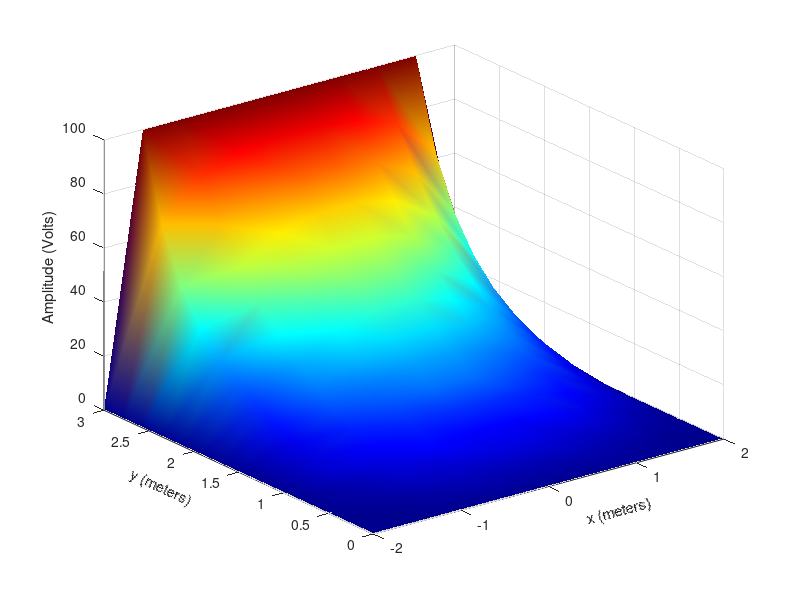
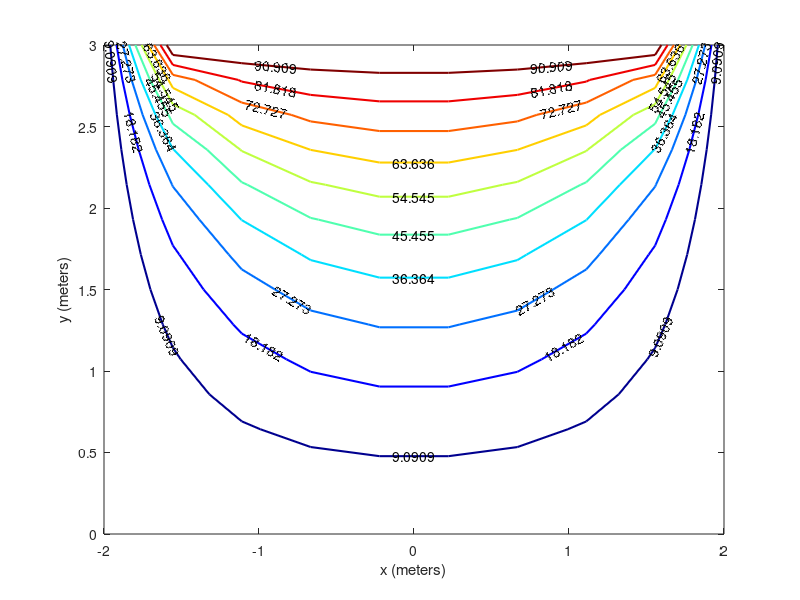
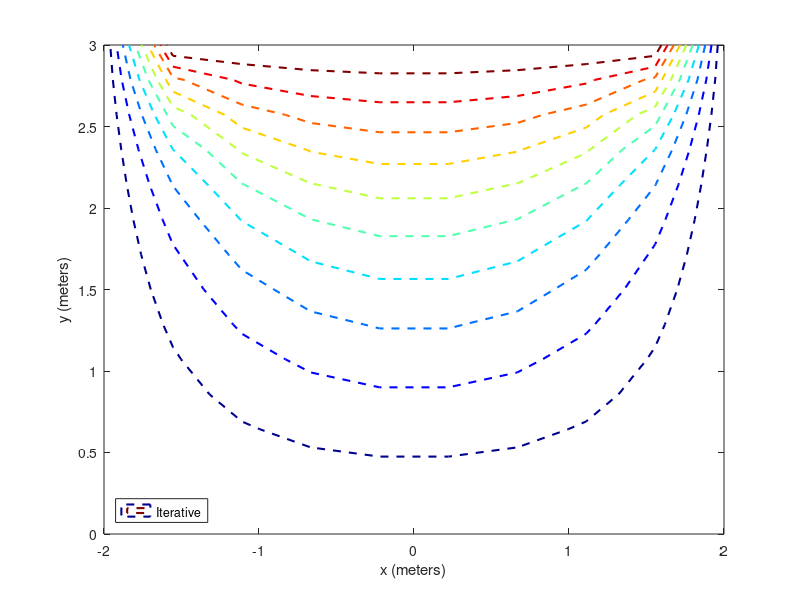
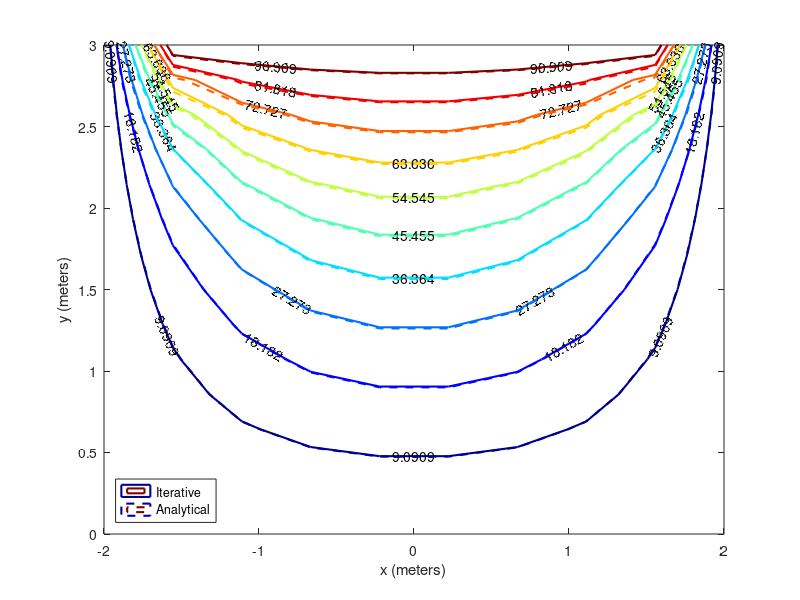

These figures' MATLAB source, in order:
clear
clc; close all;%clears the command window and closes the plot window when the code is rerun
% This is a program to solve for the potential in a square cylinder
%%
% Essential coefficients and constants
Vo = 100.; % Voltage potential
a = 2.; % 1/2 Length in the x-direction
b = 3.; % Total length in the y-direction
nxd = 10; % number of data points in the x-direction
nyd = 15; % number of data points in the y-direction
nx=nxd-2; % computed data points - without boundary points
ny=nyd-2;
n = nx*ny; % number of node points
ah = 2*a/(nxd-1); % distance between node points in the x-direction
bk = b/(nyd-1); % distance between node points in the y-direction
alpa = ah/bk; % alpha matrix variable
alpa2 = alpa^2;
bta2 =(1.+alpa2)/2.; % beta matrix variable
V = zeros(n,1); %zero the excitation vector
F = zeros(n,n); % zero the matrix



%%
%Fill the F matrix and V vector
for i = 1:n
    for j = 1:n
        if i == j
            F(i,j) = 4.*bta2;
        elseif j == i-1 || j == i+1
            F(i,j) = -alpa2;
        elseif j == i-ny || j == i+ny
            F(i,j) = -1.;
        end
    end
end
% null out some off diagonal elements that have been set = alpa2 above
for k = ny:ny:n-ny
    F(k,k+1) = 0.;
    F(k+1,k) = 0.;
end
% Fill the V vector
for k = ny:ny:n
    V(k,1) = alpa2*Vo;
end
%% ***************
% **************** Analytical/Exact Part of calculation
% For the analytical solution
x = linspace(-a,a,nxd);
y = linspace(0,b,nyd);
temp = zeros(nyd,nxd); % used for storing summation
tol_ana = 1e-6; % Summation error criterion
%
for i = 1 : nxd
    for j = 1 : nyd
        sum = 0;
        q = exp(-pi*(b-y(j))/(2*a));
        if q == 1 %Modify to avoid singularities later
            q =1-1e-5;
        end
        p = pi/(2*a)*(x(i)+a);
        psi = atan(2*q*sin(p)/(1-q^2));
        for m = 1 : 100
            tem = sum;
            N = 2*m-1; % Sum over only odd terms
            alpha_n = N*pi/(2*a);
            sum = sum + 1/N*((sinh(alpha_n*y(j))/sinh(alpha_n*b) - q^N).*sin(N*p));
            if ( abs(sum-tem)/abs(tem) <= tol_ana )      % Check for summation convergence
                break
            end
        end
        temp(j,i) = sum +psi/2;
    end
end

Phi_analytical = 4*Vo/pi*temp; % Exact Solution
% Check if any element of error matrix is undefined, replace it by zero
for i = 1 : nxd
    for j = 1 : nyd
        if isnan(Phi_analytical(j,i))
            Phi_analytical(j,i) = 0;
        end
    end
end
%% ***************
% Iterative Part
%%%%%%%%%%%%%%%%%%%%%%%%%%%%%%%
% w = 1.5;  % Start with omega = 1.5
w = 1: .02 : 1.9;
iter_vec = zeros(length(w));
Phi_iterative = zeros(nyd,nxd); % Iterative Solution
for k = 1 : length(w)
    
    max_it = 300; % Maximum number of iterations
    tol_it = 1e-4; % Iterative Method Convergence Criteria
    Phi_iter = zeros(n,1); % Initial Guess
    
    Vnrm2 = norm (V);
    Res = V - F * Phi_iter;  % Residual
    error_norm = norm ( Res ) / Vnrm2; % Error
    %
    %  Matrix Splitting for Successive Over Relaxation
    % ref. Numerical Methods and Computing, Sixth ed.
    %      Kincaid and Cheney pg. 331
    D = diag(diag(F));
    U = -triu(F,1);
    L = -tril(F,-1);
    M =(D - w(k)*L);
    N = w(k)*U + (1-w(k))*D;
    %
    for iter = 1 : max_it
        
        x_1 = Phi_iter;
        Phi_iter = M \ (N*Phi_iter + w(k)*V);  %  Update the approximation.
        error_norm = norm(Phi_iter - x_1)/norm(Phi_iter); %Compute the error.
        
        if ( error_norm <= tol_it ) %Check for convergence
            break
        end
    end
    iter_vec(k) = iter;
    if w(k) == 1.5 % Compute potential only for omega = 1.5
        jt = 0;
        for i = 1:nxd
            for j = 1:nyd
                if i >1 && i<nxd  && j == nyd
                    Phi_iterative(j,i)=Vo;
                elseif i>1 && i<nxd && j>1 && j<nyd
                    jt=jt+1;
                    Phi_iterative(j,i)=Phi_iter(jt);
                end
            end
        end
        
    end
end
%% ***************
% Direct Method Part
%%%%%%%%%%%%%%%%%%%%%%%%%%%%%%%
Z=F\V;
%% Incorporate the node position vectors and potentials to include the
%  boundary potentials in a 2-D matrix.

nn = nxd*nyd;% extra dimensions for the boundary points
Phi_direct = zeros(nyd,nxd); % Solution matrix - In this case the first index
%is associated with the row or Y-coordinate and the
%second index with the column or x-coordinate.

jt = 0;
for i = 1:nxd
    for j = 1:nyd
        if i >1 && i<nxd  && j == nyd
            Phi_direct(j,i)=Vo;
        elseif i>1 && i<nxd && j>1 && j<nyd
            jt=jt+1;
            Phi_direct(j,i) = Z(jt);
        end
    end
end

%% ***************
% ****************
% Calculating Error

% Zero the Phi_analytical matrix elements if <1e-10
% for i = 1 : nxd
%     for j = 1 : nyd
%         if Phi_analytical(j,i) < 1e-10
%             Phi_analytical(j,i) = 0;
%         end
%     end
% end
Res = Phi_analytical - Phi_iterative; %Define Residual
Error = abs(Res(2:nyd-1,2:nxd-1))./abs(Phi_analytical(2:nyd-1,2:nxd-1)); % Exclude Boundaries
% Check if any element of error matrix is undefined, replace 
% it by zero
% for i = 1 : nxd
%     for j = 1 : nyd
%         if isnan(Error(j,i))
%             Error(j,i) = 0;
%         end
%     end
% end
%% ***************
% ****************
% Bonus Part
% Difference between Direct and Iterative Method
Diff = Phi_direct - Phi_iterative;
Diff = abs(Diff(2:nyd-1,2:nxd-1)); % Excluding Boundaries

%% ***************
% ****************
% Plotting Routines
%Plot the functions and the contours
yd = 0:bk:b;
xd = -a:ah:a;
[xdg, ydg] = meshgrid(xd, yd);
%
%
figure('Name','Surface Plot of Iterative Solution')
S1 = surf(xdg,ydg,Phi_iterative,'EdgeColor','interp','FaceLighting','gouraud');
shading interp
colormap(jet)
grid on
% title('Numerical Solution of Trough Potential')
xlabel('x (meters)'); % X-axis label
h=get(gca,'xlabel');
set(h,'rotation',15)
ylabel('y (meters)'); % y-axis label
h=get(gca,'ylabel');
set(h,'rotation',-25)
zlabel('Amplitude (Volts)') %z-axis label
set(gcf,'Color','white'); %Set background white      
% matFileName = sprintf('ECEN6637_hw3_Surf_iterative'); % Create filename
% saveas(gcf,[matFileName,'.eps'],'epsc') %Save figure with filename.eps
print -depsc2 -cmyk ECEN6637_hw3_Surf_iterative.eps
%
%
figure('Name','Contour Plot of Iterative Solution')
contour(xdg,ydg,Phi_iterative, 'ShowText','on','LineWidth',1.5)
colormap(jet)
% title('Trough Equipotential Lines')
xlabel('x (meters)') % x-axis label
ylabel('y (meters)') % y-axis label
set(gcf,'Color','white'); %Set background white      
% matFileName = sprintf('ECEN6637_hw3_Contour_iterative'); % Create filename
% saveas(gcf,[matFileName,'.eps'],'epsc') %Save figure with filename.eps
print -depsc2 -cmyk ECEN6637_hw3_Contour_iterative.eps
%
%
figure('Name','Contour Plot of Numerical Solution')
contour(xdg,ydg,Phi_analytical,'LineWidth',1.5,'LineStyle','--')
colormap(jet)
legend('Iterative','Analytical','Location','southwest')
% title('Trough Equipotential Lines')
xlabel('x (meters)') % x-axis label
ylabel('y (meters)') % y-axis label
set(gcf,'Color','white'); %Set background white      
% matFileName = sprintf('ECEN6637_hw3_Contour_analytical'); % Create filename
% saveas(gcf,[matFileName,'.eps'],'epsc') %Save figure with filename.eps
print -depsc2 -cmyk ECEN6637_hw3_Contour_analytical.eps
%
%
figure('Name','Contour Plots')
contour(xdg,ydg,Phi_iterative, 'ShowText','on','LineWidth',1.5)
% title('Trough Equipotential Lines')
xlabel('x (meters)') % x-axis label
ylabel('y (meters)') % y-axis label
set(gcf,'Color','white'); %Set background white      
hold on
contour(xdg,ydg,Phi_analytical,'LineWidth',1.5,'LineStyle','--')
colormap(jet)
legend('Iterative','Analytical','Location','southwest')      
% matFileName = sprintf('ECEN6637_hw3_Contour'); % Create filename
% saveas(gcf,[matFileName,'.eps'],'epsc') %Save figure with filename.eps
print -depsc2 -cmyk ECEN6637_hw3_Contour.eps
%
%
figure('Name','Surface Plot of Analytical Solution')
surf(xdg,ydg,Phi_analytical)
shading interp
colormap(jet)
grid on
% title('Analytical Solution of Trough Potential')
xlabel('x (meters)'); % X-axis label
h=get(gca,'xlabel');
set(h,'rotation',15)
ylabel('y (meters)'); % y-axis label
h=get(gca,'ylabel');
set(h,'rotation',-25)
axis([-2 2 0 3 0 100])
zlabel('Amplitude (Volts)') %z-axis label  
set(gcf,'Color','white'); %Set background white 
% matFileName = sprintf('ECEN6637_hw3_Surf_analytical'); % Create filename
% saveas(gcf,[matFileName,'.eps'],'epsc') %Save figure with filename.eps
print -depsc2 -cmyk ECEN6637_hw3_Surf_analytical.eps
%
%
figure('Name','Surface Plot of Iterative Solution')
surf(xdg,ydg,Phi_iterative)
shading interp
colormap(jet)
grid on
% title('Analytical Solution of Trough Potential')
xlabel('x (meters)'); % X-axis label
h=get(gca,'xlabel');
set(h,'rotation',15)
ylabel('y (meters)'); % y-axis label
h=get(gca,'ylabel');
set(h,'rotation',-25)
zlabel('Amplitude (Volts)') %z-axis label  
set(gcf,'Color','white'); %Set background white 
% matFileName = sprintf('ECEN6637_hw3_Surf_iterative'); % Create filename
% saveas(gcf,[matFileName,'.eps'],'epsc') %Save figure with filename.eps
print -depsc2 -cmyk ECEN6637_hw3_Surf_iterative.eps
%
%
figure('Name','Error Plot')
[~, ~] = meshgrid(xd-2, yd-2);
surf(Error)
shading interp
colormap(jet)
% title('Error between Analytical and Numerical Solutions discarding boundaries')
xlabel('x (meters)'); % X-axis label
h=get(gca,'xlabel');
set(h,'rotation',15)
ylabel('y (meters)'); % y-axis label
h=get(gca,'ylabel');
set(h,'rotation',-25)
zlabel('Amplitude (Volts)') %z-axis label  
set(gcf,'Color','white'); %Set background white 
shading interp
% matFileName = sprintf('ECEN6637_hw3_Error'); % Create filename
% saveas(gcf,[matFileName,'.eps'],'epsc') %Save figure with filename.eps
print -depsc2 -cmyk ECEN6637_hw3_Error.eps
e = max(Error(:)); % Maximum Local Error Value
X = sprintf('Maximum value of local error is: %d',e);
disp(X) % Print on screen error value
%
%
figure('Name','Difference between Direct and Iterative Method Solutions')
[xdg, ydg] = meshgrid(xd-2, yd-2);
surf(abs(Phi_direct - Phi_iterative))
shading interp
colormap(jet)
% title('Error between Analytical and Numerical Solutions discarding boundaries')
xlabel('x (meters)'); % X-axis label
h=get(gca,'xlabel');
set(h,'rotation',15)
ylabel('y (meters)'); % y-axis label
h=get(gca,'ylabel');
set(h,'rotation',-25)
zlabel('Amplitude (Volts)') %z-axis label  
set(gcf,'Color','white'); %Set background white 
shading interp
matFileName = sprintf('ECEN6637_hw3_Surf_Difference'); % Create filename
saveas(gcf,[matFileName,'.eps'],'epsc') %Save figure with filename.eps
print -depsc2 -cmyk ECEN6637_hw3_Surf_Difference.eps
e = max(Diff(:)); % Maximum Local Error Value
X = sprintf('Maximum difference between two solutions is: %d',e);
disp(X) % Print on screen error value
%
%
figure('Name','Iterations for different values of omega')
plot(w,iter_vec,'k','LineWidth',1.5)
grid minor
% title('Error between Analytical and Numerical Solutions discarding boundaries')
xlabel('\omega'); % X-axis label
ylabel('Iteration Counts'); % y-axis label
set(gcf,'Color','white'); %Set background white 
% matFileName = sprintf('ECEN6637_hw3_Iterations'); % Create filename
% saveas(gcf,[matFileName,'.eps'],'epsc') %Save figure with filename.eps
print -depsc2 -cmyk ECEN6637_hw3_Iterations.eps
%
%
